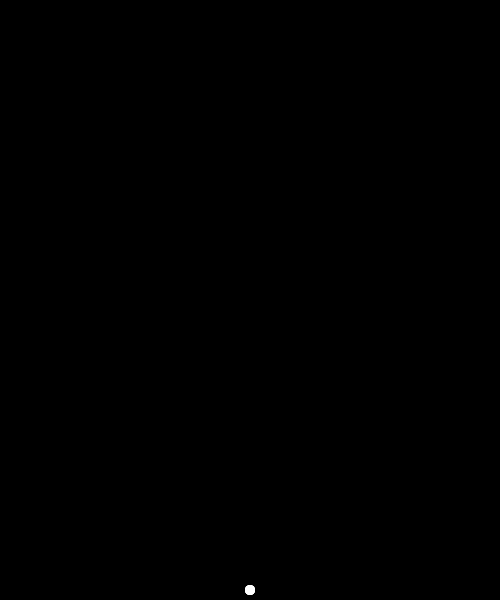
Frame 1 (no input)
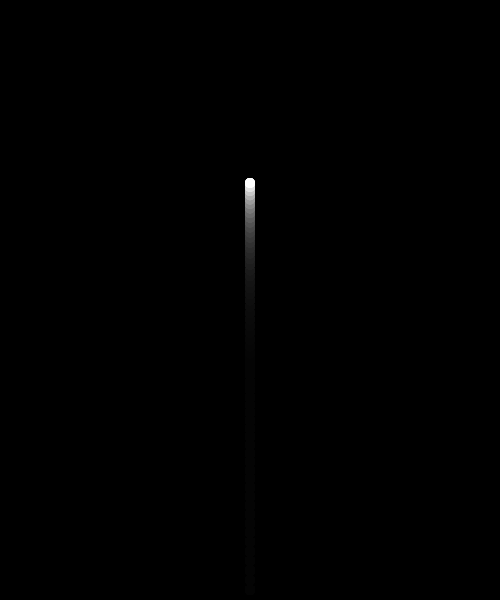
Frame 60 (no input)
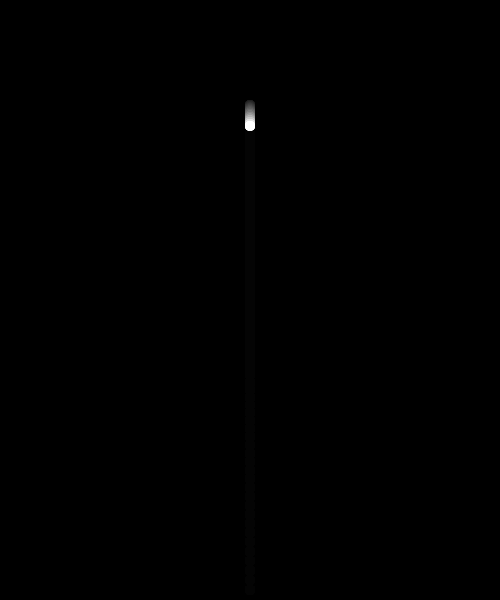
Frame 120 (the mouse pressed at the canvas centre since frame 60)

The p5.js sketch that drew these frames (run headless with seeded random() and noise() and a simulated clock; from frame 60 on, the mouse is pressed at the canvas centre):

// p5.js sketch
// ── sketch.js
let particles = [];

function setup() {
  createCanvas(500, 600);
  background(0);
  for (let i=0; i<100; i++) {
    particles.push( new Particle(width/2, height) );
  }
}

function draw() {
  background(0, 30);

  for (let i=0; i<particles.length; i++) {
    let p = particles[i];

    // bad example!
    if (mouseIsPressed) {
      //p.acc = createVector(1, 0);
    }

    // gravity
    p.acc = createVector(0, 0.1);

    p.update();
    p.display();
  }
}

function keyPressed() {
  for (let i=0; i<particles.length; i++) {
    let p = particles[i];
    p.explode();
  }
}


class Particle {
  constructor(x, y) {
    this.pos = createVector(x, y);
    this.vel = createVector( 0, -10 );
    this.acc = createVector();
    this.size = random(3, 10);
    this.isExploded = false;
  }
  update() {
    // acc -> vel -> pos
    this.vel.add( this.acc );
    this.pos.add( this.vel ); // this.x += this.xSpd;
    this.acc.mult(0); // release

    if (this.isExploded) {
      this.vel.mult(0.80);
    }
  }
  explode() {
    let angle = random(TAU);
    this.vel = p5.Vector.fromAngle(angle);
    this.vel.mult(15);
    this.isExploded = true;
  }
  display() {
    push();
    translate(this.pos.x, this.pos.y);
    fill(255);
    noStroke();
    ellipse(0, 0, this.size, this.size);
    pop();
  }
}





















//
